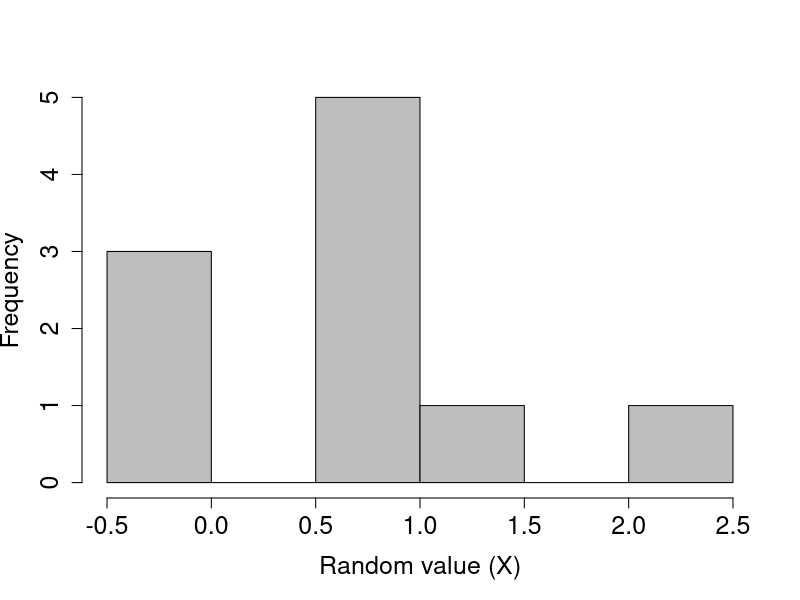
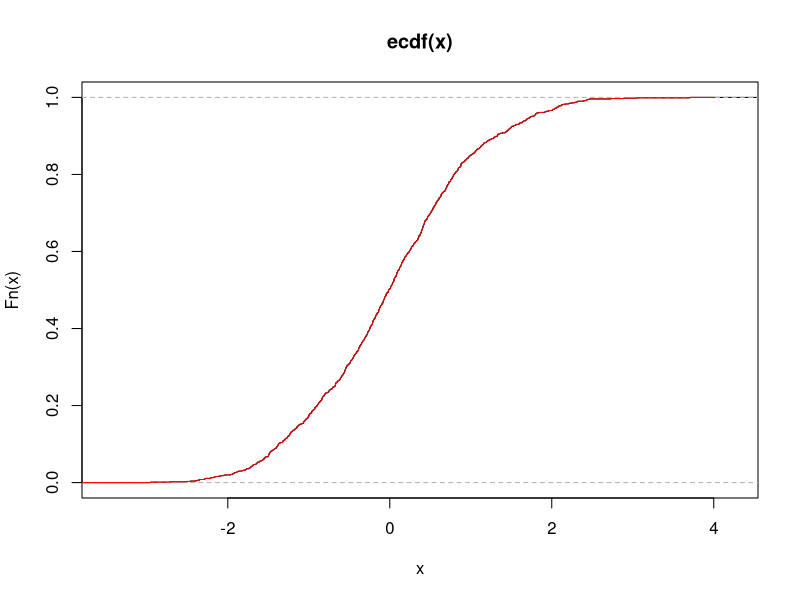

Write the R code that produced these figures, in order.
#clear global environment
rm(list = ls())

rand_norm <- rnorm(n = 10, mean = 0, sd = 1)

hist(rand_norm, xlab = "Random value (X)", col = "grey",
     main = "", cex.lab = 1.5, cex.axis = 1.5)

qnorm(0.05)
qnorm(0.95)
qnorm(0.975)

monte_carlo_normal <- function(N, sample_size, alpha, mu, sigma){
  count <- 0
  for (i in 1:N ) {
    rand_norm <- rnorm(n = sample_size, mean = mu, sd = sigma)
    CI_lower <- (mean(rand_norm)-(qnorm((1-(alpha/2)))*(sqrt(variance(rand_norm))/sqrt(sample_size))))
    CI_upper <- (mean(rand_norm)+(qnorm((1-(alpha/2)))*(sqrt(variance(rand_norm))/sqrt(sample_size))))
    if (mu >= CI_lower && mu <= CI_upper) {
      count <- count + 1
    }
  }
  coverage <- count/N
}
# As N increases then coverage should converge to 1-alpha by LLN
# Plot the coverage as N increases and as sample size increases

#Empirical Distribution Function implementation
edf <- function(x, increment) {
  out<-numeric(length(increment))
  length <- length(increment) #To stop it from recalculating this in the loop
  for(i in 1:length) {
    indicator <- as.numeric(x<=increment[i])
    out[i] <- sum(indicator)/length(increment)
  }
  out
}

# test to see if the EDF function matches the base R one
x <- rnorm(1000)
plot(ecdf(x))
lines(seq(-4, 4, length=1000), 
      edf(x, seq(-4, 4, length=1000)), 
      col='red')

#Sampling from data with replacement, returns an n length vector
sample_edf <- function(x, n){ 
  out <- rep(0, n)
  #+1 added to upper-bound since we floor the random number
  values <- floor(runif(n, min = 1, max = length(x)+1))
  for (i in 1:n){
    out[i] <- x[values[i]]
  }
  return(out)
}

#Makes bootstrap sample as a B by n matrix
make_boot_sample <- function(x, n, B){ 
  out <- matrix(0, nrow = B, ncol = n)
  for (b in 1:B){
    out[b,] <- sample_edf(x, n)
  }
  return(out)
}

#Performs a Block Bootstrap Sample, returns a n length vector
block_sampler <- function(x, n, k) {
  n_b <- ceiling(n/k) #Number of blocks in sample
  out <- list()
  start_indices <- floor(runif(n_b, min = 1, max = length(x)-k+2)) 
  
  for(i in 1:n_b){
    start <- start_indices[i]
    length_list <- length(out)
    if (length_list + k > n){ #Cuts off the last block
      out <- append(out, x[start:(start+n-length_list-1)])
      return(unlist(out))
    }
    
    else if (length_list == n){ #As a fail-safe
      return(unlist(out))
    }
    
    else { #Adds block to list
      test <- x[start:(start+k-1)]
      out <- append(out, x[start:(start+k-1)])
    }
  }
  
  return(unlist(out))
}

#Makes the block sample as a B by n matrix
make_block_sample <- function(x, n, k, B){
  out <- matrix(0, nrow = B, ncol = n)
  for (b in 1:B){
    out[b,] <- block_sampler(x, n, k)
  }
  return(out)
}
